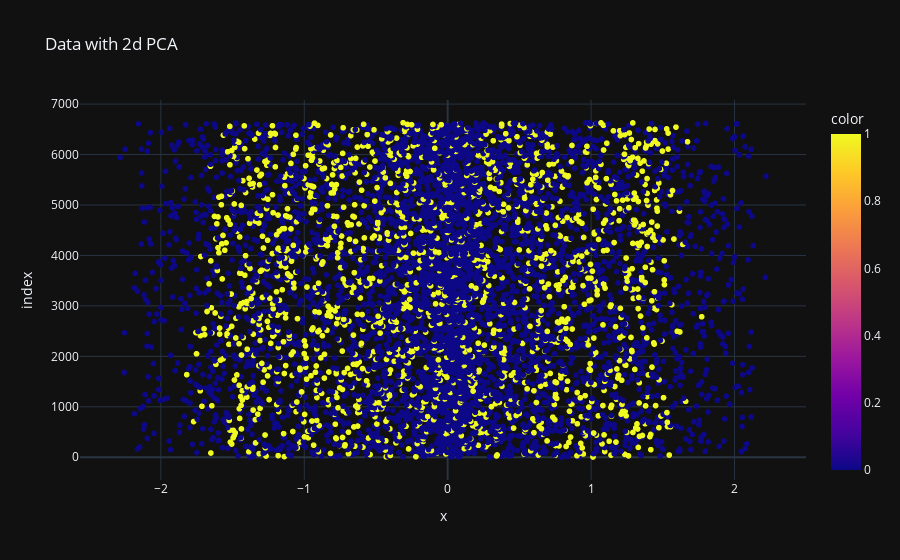

Notebook code for this chart:
### Markdown cell above
They is a complete mess here! So probably PCA will fail... No reason to see a linear relationship between data...

### Code cell
data_pca, dimension, eigenvectors = my_pca(data, dim=2)
px.scatter(data_pca.iloc[:, 0], data_pca.iloc[:, 1], color=labels.iloc[:, 0], title=f"Data with {dimension}d PCA").show()

### Figure 1 — Plotly figure (JSON) as saved in the notebook; plotly's stock layout.template omitted (floating-point values rounded to 4 significant figures; data arrays with more than 128 entries replaced by an {"elided": "..."} marker saying what was removed)
{"data": [{"hovertemplate": "x=%{x}<br>index=%{y}<br>color=%{marker.color}<extra></extra>", "legendgroup": "", "marker": {"color": {"elided": "6631 int values"}, "coloraxis": "coloraxis", "symbol": "circle"}, "mode": "markers", "name": "", "showlegend": false, "x": {"elided": "6631 float values"}, "xaxis": "x", "y": {"elided": "6631 int values"}, "yaxis": "y", "type": "scattergl"}], "layout": {"xaxis": {"anchor": "y", "domain": [0.0, 1.0], "title": {"text": "x"}}, "yaxis": {"anchor": "x", "domain": [0.0, 1.0], "title": {"text": "index"}}, "coloraxis": {"colorbar": {"title": {"text": "color"}}, "colorscale": [[0.0, "#0d0887"], [0.1111, "#46039f"], [0.2222, "#7201a8"], [0.3333, "#9c179e"], [0.4444, "#bd3786"], [0.5556, "#d8576b"], [0.6667, "#ed7953"], [0.7778, "#fb9f3a"], [0.8889, "#fdca26"], [1.0, "#f0f921"]]}, "legend": {"tracegroupgap": 0}, "title": {"text": "Data with 2d PCA"}}}
